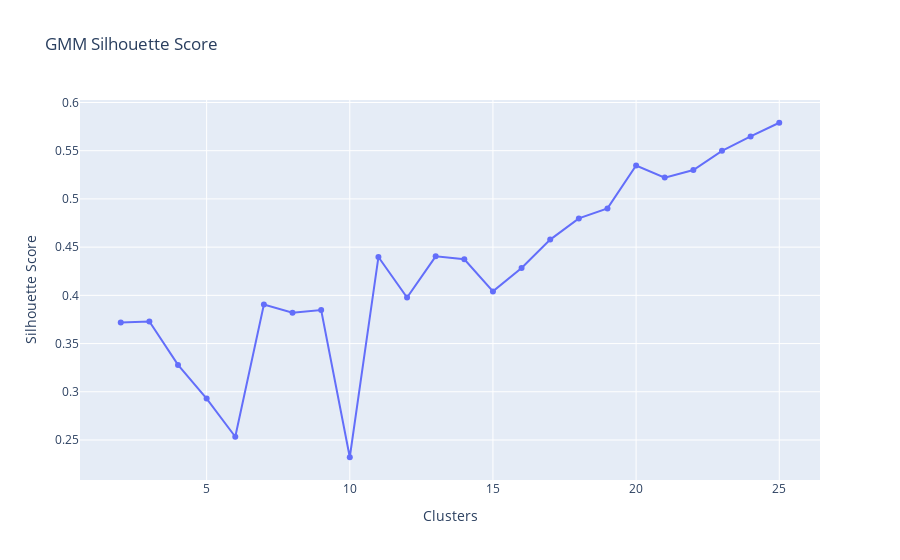

Notebook source saved alongside this figure:
### Code cell
fig = px.line(x = clusters, y = gmm_list, markers=True, title = 'GMM Silhouette Score')
fig.update_layout(yaxis_title = 'Silhouette Score', xaxis_title = 'Clusters')
fig.show()

### Figure 1 — Plotly figure (JSON) as saved in the notebook; plotly's stock layout.template omitted (floating-point values rounded to 4 significant figures)
{"data": [{"hovertemplate": "x=%{x}<br>y=%{y}<extra></extra>", "legendgroup": "", "line": {"color": "#636efa", "dash": "solid"}, "marker": {"symbol": "circle"}, "mode": "markers+lines", "name": "", "orientation": "v", "showlegend": false, "type": "scatter", "x": [2, 3, 4, 5, 6, 7, 8, 9, 10, 11, 12, 13, 14, 15, 16, 17, 18, 19, 20, 21, 22, 23, 24, 25], "xaxis": "x", "y": [0.3717, 0.3728, 0.3279, 0.293, 0.2534, 0.3905, 0.382, 0.3847, 0.2321, 0.4397, 0.3978, 0.4404, 0.4374, 0.4041, 0.4283, 0.4578, 0.4798, 0.4901, 0.5346, 0.5221, 0.53, 0.5498, 0.5648, 0.579], "yaxis": "y"}], "layout": {"autosize": true, "legend": {"tracegroupgap": 0}, "title": {"text": "GMM Silhouette Score"}, "xaxis": {"anchor": "y", "autorange": true, "domain": [0, 1], "range": [0.6037, 26.4], "title": {"text": "Clusters"}, "type": "linear"}, "yaxis": {"anchor": "x", "autorange": true, "domain": [0, 1], "range": [0.2035, 0.6076], "title": {"text": "Silhouette Score"}, "type": "linear"}}}
